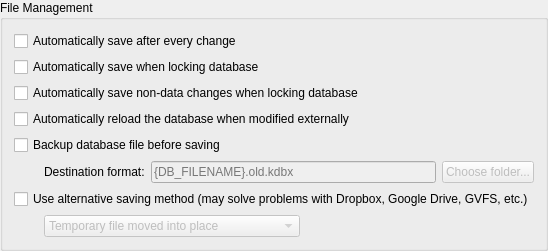
            <widget class="QGroupBox" name="saveGroup">
             <property name="title">
              <string>File Management</string>
             </property>
             <layout class="QVBoxLayout" name="verticalLayout_5">
              <item>
               <widget class="QCheckBox" name="autoSaveAfterEveryChangeCheckBox">
                <property name="text">
                 <string>Automatically save after every change</string>
                </property>
               </widget>
              </item>
              <item>
               <widget class="QCheckBox" name="autoSaveOnExitCheckBox">
                <property name="text">
                 <string>Automatically save when locking database</string>
                </property>
               </widget>
              </item>
              <item>
               <widget class="QCheckBox" name="autoSaveNonDataChangesCheckBox">
                <property name="text">
                 <string>Automatically save non-data changes when locking database</string>
                </property>
               </widget>
              </item>
              <item>
               <widget class="QCheckBox" name="autoReloadOnChangeCheckBox">
                <property name="text">
                 <string>Automatically reload the database when modified externally</string>
                </property>
               </widget>
              </item>
              <item>
               <widget class="QCheckBox" name="backupBeforeSaveCheckBox">
                <property name="text">
                 <string>Backup database file before saving</string>
                </property>
               </widget>
              </item>
              <item>
               <layout class="QHBoxLayout" name="horizontalLayout_4">
                <property name="spacing">
                 <number>0</number>
                </property>
                <item>
                 <spacer name="horizontalSpacer_11">
                  <property name="orientation">
                   <enum>Qt::Orientation::Horizontal</enum>
                  </property>
                  <property name="sizeType">
                   <enum>QSizePolicy::Policy::Fixed</enum>
                  </property>
                  <property name="sizeHint" stdset="0">
                   <size>
                    <width>30</width>
                    <height>20</height>
                   </size>
                  </property>
                 </spacer>
                </item>
                <item>
                 <widget class="QLabel" name="label">
                  <property name="sizePolicy">
                   <sizepolicy hsizetype="Minimum" vsizetype="Preferred">
                    <horstretch>0</horstretch>
                    <verstretch>0</verstretch>
                   </sizepolicy>
                  </property>
                  <property name="text">
                   <string>Destination format:</string>
                  </property>
                  <property name="buddy">
                   <cstring>backupFilePath</cstring>
                  </property>
                 </widget>
                </item>
                <item>
                 <spacer name="horizontalSpacer_13">
                  <property name="orientation">
                   <enum>Qt::Orientation::Horizontal</enum>
                  </property>
                  <property name="sizeType">
                   <enum>QSizePolicy::Policy::Fixed</enum>
                  </property>
                  <property name="sizeHint" stdset="0">
                   <size>
                    <width>6</width>
                    <height>20</height>
                   </size>
                  </property>
                 </spacer>
                </item>
                <item>
                 <widget class="QLineEdit" name="backupFilePath">
                  <property name="enabled">
                   <bool>false</bool>
                  </property>
                  <property name="toolTip">
                   <string>&lt;html&gt;&lt;head/&gt;&lt;body&gt;&lt;p&gt;&lt;span style=&quot; font-weight:600;&quot;&gt;{DB_FILENAME}&lt;/span&gt; is replaced with the filename of the saved database without extension&lt;/p&gt;&lt;p&gt;&lt;span style=&quot; font-weight:600;&quot;&gt;{TIME:&amp;lt;format&amp;gt;}&lt;/span&gt; is replaced with the specified time format (default: dd_MM_yyyy_hh-mm-ss)&lt;/p&gt;&lt;p&gt;See the User Guide for more details&lt;/p&gt;&lt;/body&gt;&lt;/html&gt;</string>
                  </property>
                  <property name="placeholderText">
                   <string>{DB_FILENAME}.old.kdbx</string>
                  </property>
                 </widget>
                </item>
                <item>
                 <spacer name="horizontalSpacer_12">
                  <property name="orientation">
                   <enum>Qt::Orientation::Horizontal</enum>
                  </property>
                  <property name="sizeType">
                   <enum>QSizePolicy::Policy::Fixed</enum>
                  </property>
                  <property name="sizeHint" stdset="0">
                   <size>
                    <width>6</width>
                    <height>20</height>
                   </size>
                  </property>
                 </spacer>
                </item>
                <item>
                 <widget class="QPushButton" name="backupFilePathPicker">
                  <property name="enabled">
                   <bool>false</bool>
                  </property>
                  <property name="text">
                   <string>Choose folder...</string>
                  </property>
                 </widget>
                </item>
               </layout>
              </item>
              <item>
               <widget class="QCheckBox" name="useAlternativeSaveCheckBox">
                <property name="text">
                 <string>Use alternative saving method (may solve problems with Dropbox, Google Drive, GVFS, etc.)</string>
                </property>
               </widget>
              </item>
              <item>
               <layout class="QHBoxLayout" name="horizontalLayout_3">
                <property name="spacing">
                 <number>0</number>
                </property>
                <item>
                 <spacer name="horizontalSpacer_8">
                  <property name="orientation">
                   <enum>Qt::Orientation::Horizontal</enum>
                  </property>
                  <property name="sizeType">
                   <enum>QSizePolicy::Policy::Fixed</enum>
                  </property>
                  <property name="sizeHint" stdset="0">
                   <size>
                    <width>30</width>
                    <height>20</height>
                   </size>
                  </property>
                 </spacer>
                </item>
                <item>
                 <widget class="QComboBox" name="alternativeSaveComboBox">
                  <property name="enabled">
                   <bool>false</bool>
                  </property>
                  <property name="focusPolicy">
                   <enum>Qt::FocusPolicy::StrongFocus</enum>
                  </property>
                  <property name="sizeAdjustPolicy">
                   <enum>QComboBox::SizeAdjustPolicy::AdjustToContents</enum>
                  </property>
                  <item>
                   <property name="text">
                    <string>Temporary file moved into place</string>
                   </property>
                  </item>
                  <item>
                   <property name="text">
                    <string>Directly write to database file (dangerous)</string>
                   </property>
                  </item>
                 </widget>
                </item>
                <item>
                 <spacer name="horizontalSpacer_7">
                  <property name="orientation">
                   <enum>Qt::Orientation::Horizontal</enum>
                  </property>
                  <property name="sizeHint" stdset="0">
                   <size>
                    <width>40</width>
                    <height>20</height>
                   </size>
                  </property>
                 </spacer>
                </item>
               </layout>
              </item>
             </layout>
            </widget>
